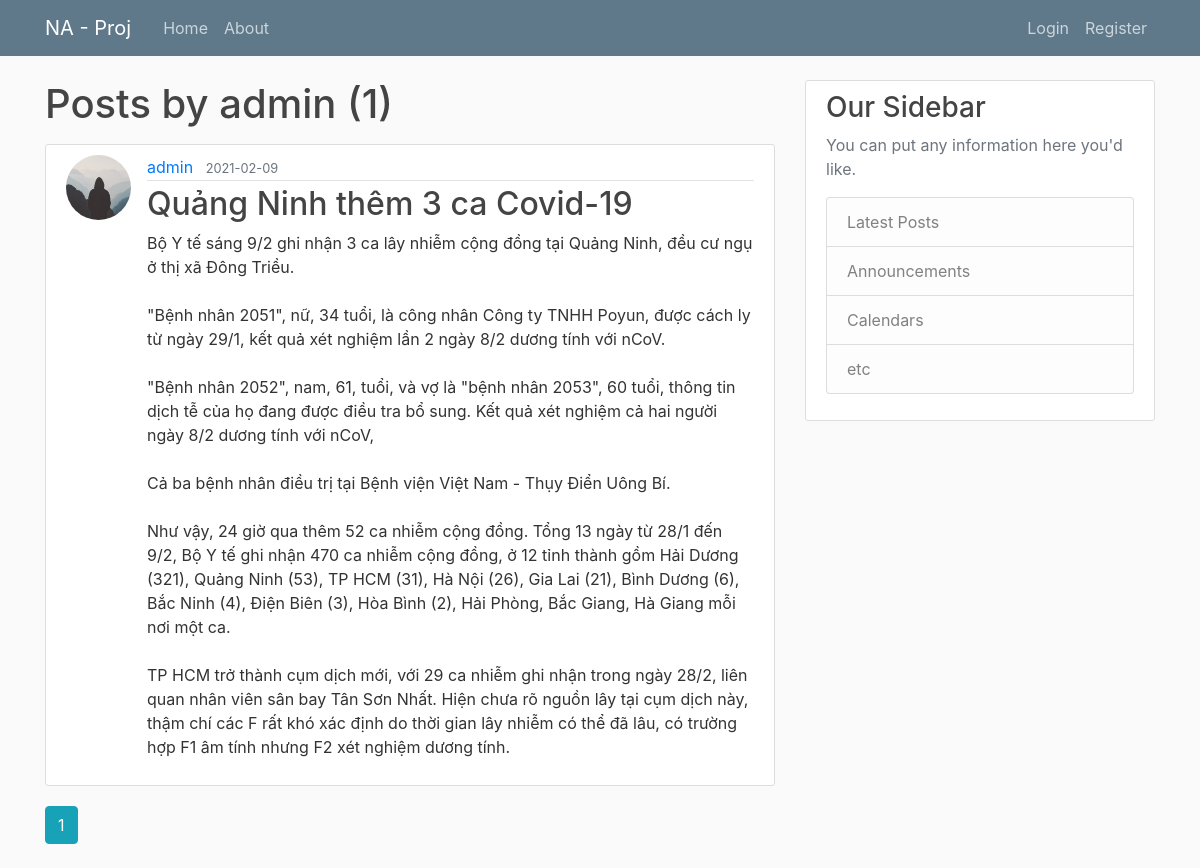
Screenshot of /user/admin with the database file from the repository.
### na_service/models.py (models this page shows, shortened)
class User(db.Model, UserMixin):
    id = db.Column(db.Integer, primary_key=True)
    username = db.Column(db.String(20), unique=True, nullable=False)
    email = db.Column(db.String(120), unique=True, nullable=False)
    image_file = db.Column(db.String(20), nullable=False, default='default.jpg')
    password = db.Column(db.String(60), nullable=False)
    posts = db.relationship('Post', backref='author', lazy=True)

class Post(db.Model):
    id = db.Column(db.Integer, primary_key=True)
    title = db.Column(db.String(100), nullable=False)
    date_posted = db.Column(db.DateTime, nullable=False, default=datetime.utcnow())
    content = db.Column(db.Text, nullable=False)
    user_id = db.Column(db.Integer, db.ForeignKey('user.id'), nullable=False)

### na_service/users/routes.py (the view)
@users.route('/user/<string:username>')
def user_posts(username):
    page = request.args.get('page', 1, type=int) # 1 la gia tri default cua thang page
    user = User.query.filter_by(username=username).first_or_404()
    posts = Post.query.filter_by(author=user).order_by(Post.date_posted.desc()).paginate(page=page, per_page=5)
    return render_template("user_post.html", posts=posts, user=user)

### na_service/templates/user_post.html
{% extends "layout.html" %}
{% block content %}
    <h1 class="mb-3">Posts by {{ user.username }} ({{ posts.total }})</h1>
    {% for post in posts.items %}
    <article class="media content-section">
        <img class="rounded-circle article-img" src="{{ url_for('static', filename='profile_pics/' + post.author.image_file) }}" alt="image of author">
        <div class="media-body">
            <div class="article-metadata">
                <a class="mr-2" href="{{ url_for('users.user_posts', username=post.author.username) }}">{{ post.author.username }}</a>
                <small class="text-muted">{{ post.date_posted.strftime('%Y-%m-%d') }}</small>
            </div>
            <h2><a class="article-title" href="{{ url_for('posts.post', post_id=post.id) }}">{{ post.title }}</a></h2>
            <p class="article-content">{{ post.content }}</p>
        </div>
    </article>
    {% endfor %}
    {% for page_num in posts.iter_pages(left_edge=1, right_edge=1, left_current=1, right_current=2 ) %}
        {% if page_num %}
            {% if posts.page == page_num %}
                <a class="btn btn-info mb-4" href="{{ url_for('users.user_posts', username=user.username, page=page_num) }}">{{ page_num }}</a>
            {% else %}
                <a class="btn btn-outline-info mb-4" href="{{ url_for('users.user_posts', username=user.username, page=page_num) }}">{{ page_num }}</a>
            {% endif %}
        {% else %}
            ...
        {% endif %}
    {% endfor %}
{% endblock content %}

### na_service/static/css/main.css (style rules this page uses)
body { background: #fafafa; color: #333333; margin-top: 5rem; }
h1, h2, h3, h4, h5, h6 { color: #444444; }
.content-section { background: #ffffff; padding: 10px 20px; border: 1px solid #dddddd; border-radius: 3px; margin-bottom: 20px; }
.article-title { color: #444444; }
.article-content { white-space: pre-line; }
.article-img { height: 65px; width: 65px; margin-right: 16px; }
.article-metadata { padding-bottom: 1px; margin-bottom: 4px; border-bottom: 1px solid #e3e3e3 }

### rows the page displays
User: username "admin"
Post: image_file (placeholder picture), author.username "admin", date_posted "2021-02-09", title "Quảng Ninh thêm 3 ca Covid-19", content "Bộ Y tế sáng 9/2 ghi nhận 3 ca lây nhiễm cộng đồng tại Quảng Ninh, đều cư ngụ ở thị xã Đông Triều. \"Bệnh nhân 2051\", nữ, 34 tuổi, là công nhân Công ty TNHH Poyun, được cách ly từ ngày 29/1, kết quả xét nghiệm lần 2 ngày 8/2 dương tính với nCoV. \"Bệnh nhân 2052\", nam, 61, tuổi, và vợ là \"bệnh nhân 2053\", 60 tuổi, thông tin dịch tễ của họ đang được điều tra bổ sung. Kết quả xét nghiệm cả hai người ngày 8/2 dương tính với nCoV, Cả ba bệnh nhân điều trị tại Bệnh viện Việt Nam - Thụy Điển Uông Bí. Như vậy, 24 giờ qua thêm 52 ca nhiễm cộng đồng. Tổng 13 ngày từ 28/1 đến 9/2, Bộ Y tế ghi nhận 470 ca nhiễm cộng đồng, ở 12 tỉnh thành gồm Hải Dương (321), Quảng Ninh (53), TP HCM (31), Hà Nội (26),…"

### other values shown
{{ posts.total }} "1"
{{ page_num }} "1"
